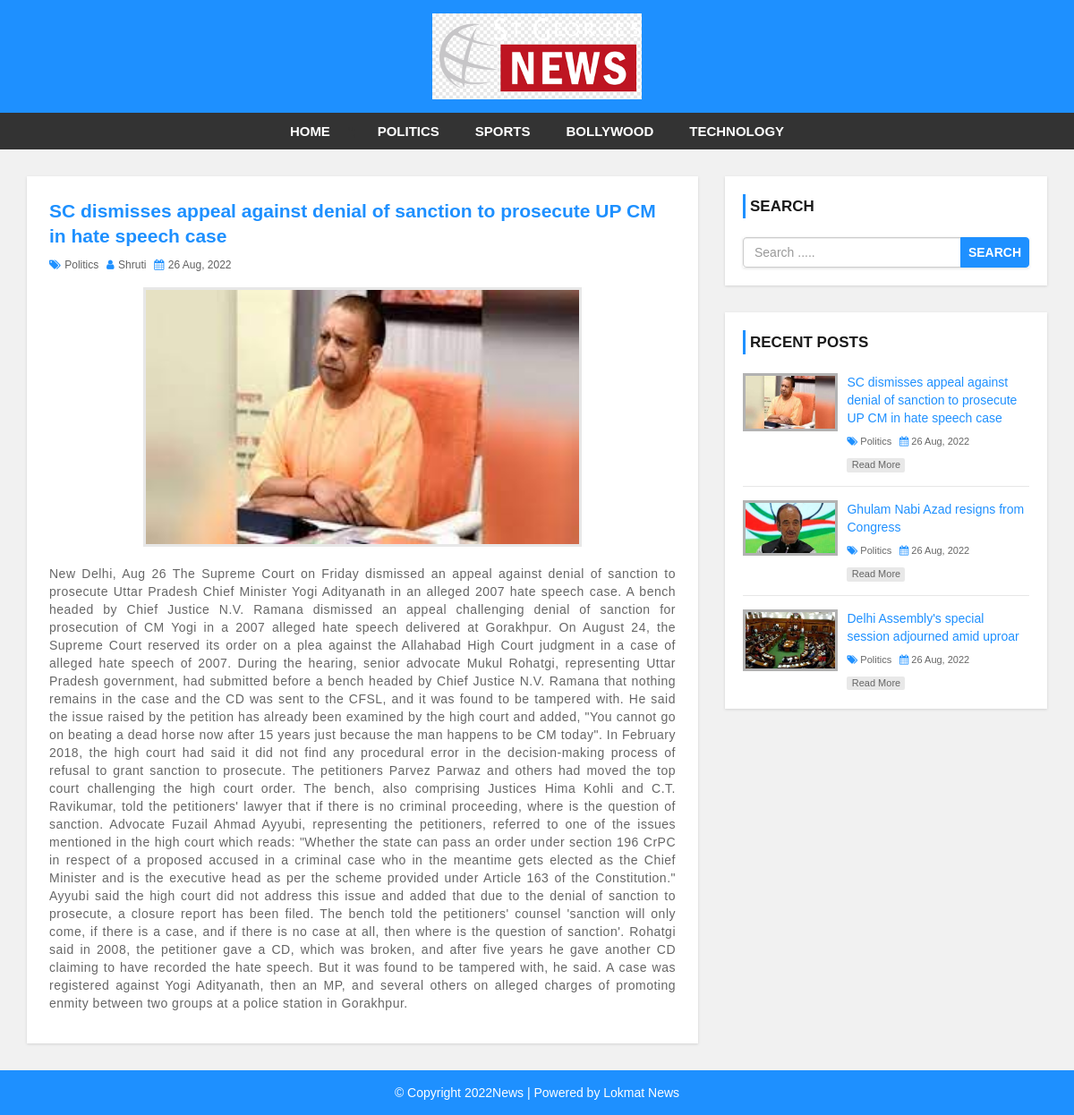
The page /single.php?id=70 on the database its author committed.
### tables this page shows
CREATE TABLE `settings` (
  `websitename` varchar(50) NOT NULL,
  `logo` varchar(50) NOT NULL,
  `footerdesc` varchar(255) NOT NULL
);

CREATE TABLE `category` (
  `category_id` int(11) NOT NULL,
  `category_name` varchar(100) NOT NULL,
  `post` int(11) NOT NULL DEFAULT 0
);

CREATE TABLE `post` (
  `post_id` int(11) NOT NULL,
  `title` varchar(100) NOT NULL,
  `description` text NOT NULL,
  `category` varchar(100) NOT NULL,
  `post_date` varchar(50) NOT NULL,
  `author` int(11) NOT NULL,
  `post_img` varchar(100) NOT NULL
);

CREATE TABLE `user` (
  `user_id` int(10) UNSIGNED NOT NULL,
  `first_name` varchar(30) NOT NULL,
  `last_name` varchar(30) NOT NULL,
  `username` varchar(30) DEFAULT NULL,
  `password` varchar(40) DEFAULT NULL,
  `role` int(11) NOT NULL
);

### admin/config.php (called while the page is built, shortened)
<?php
     $hostName = "http://localhost/php/PHP_NewsProject/news-template";
?>

### single.php (the view)
<?php include 'header.php'; ?>
    <div id="main-content">
        <div class="container">
            <div class="row">
                <div class="col-md-8">
                    <div class="post-container">
                    <?php
                                    include 'admin/config.php';
                                    $post_id = $_GET['id'];
                                      $sql = "SELECT post.post_id, post.title, post.description, post.post_date,post.author, category.category_name, user.username,post.category  ,post.post_img FROM post
                                      LEFT JOIN category on post.category = category.category_id
                                      LEFT JOIN user on post.author = user.user_id WHERE post.post_id = {$post_id}";
                                    $result = mysqli_query($conn, $sql) or die("Query Failed ");
                                    if(mysqli_num_rows($result) > 0){
                                        while($row = mysqli_fetch_assoc($result)){
                    ?>
                        <div class="post-content single-post">
                            <h3><?php echo $row['title']; ?></h3>
                            <div class="post-information">
                                <span>
                                <i class="fa fa-tags" aria-hidden="true"></i>
                                <a href='category.php?cid=<?php echo $row['category'];?>'><?php echo $row['category_name']; ?></a>
                                </span>
                                <span>
                                    <i class="fa fa-user" aria-hidden="true"></i>
                                    <a href='author.php?aid=<?php echo $row['author'];?>'><?php echo $row['username']; ?></a>
                                </span>
                                <span>
                                    <i class="fa fa-calendar" aria-hidden="true"></i>
                                    <?php echo $row['post_date']; ?>
                                </span>
                            </div>
                            <img class="single-feature-image" src="admin/upload/<?php echo $row['post_img']; ?>" alt=""/>
                            <p class="description">
                            <?php echo $row['description']; ?>
                            </p>
                        </div>
                        <?php
                                    }}else{echo"<h2>no record found</h2>";}
                        ?>
                    </div>
                </div>
                <?php include 'sidebar.php'; ?>
            </div>
        </div>
    </div>
<?php include 'footer.php'; ?>

### header.php (shortened to what this page needs)
<?php
include 'admin/config.php';
?>
<!DOCTYPE html>
<html lang="en">
<head>
    <link rel="stylesheet" href="css/bootstrap.min.css" />
    <link rel="stylesheet" href="css/font-awesome.css">
    <link rel="stylesheet" href="css/style.css">
</head>
<body>
<div id="header">
    <div class="container">
        <div class="row">
            <div class=" col-md-offset-4 col-md-4">
                <?php
                 include "admin/config.php";
                 $sql = "SELECT *FROM settings";
                 $result = mysqli_query($conn, $sql) or die("Query Failed ");
                 if(mysqli_num_rows($result) > 0){
                  while($row = mysqli_fetch_assoc($result)){
                    if($row['logo'] == ""){
                         echo '<a href="index.php"><h1>'.$row['websitename'].'</h1></a>';
                    }else{
                          echo '<a href="index.php" id="logo">
                                      <img src="admin/images/'.$row['logo'].'";>
                                </a>';
                    }
                    ?>
                <?php }}?>
            </div>
        </div>
    </div>
</div>
<div id="menu-bar">
    <div class="container">
        <div class="row">
            <div class="col-md-12">
                <?php
                include 'admin/config.php';
                $sql = "SELECT *FROM category WHERE post > 0 ";
                $result = mysqli_query($conn, $sql) or die("Query Failed .: category");
                if(mysqli_num_rows($result) > 0){
                    $active = "";
                ?>
                <ul class='menu'>
                   <li><a class='{$active}' href='<?php echo $hostName; ?>'>Home</a></li>";
                    <?php  while($row = mysqli_fetch_assoc($result)){
                        echo "<li><a class='{$active}' href='category.php?cid={$row['category_id']}'>
                        {$row['category_name']}
                        </a></li>";
                   }
                 ?>
                </ul>
                <?php
                }
                ?>
            </div>
        </div>
    </div>
</div>

### sidebar.php
<div id="sidebar" class="col-md-4">
    <div class="search-box-container">
        <h4>Search</h4>
        <form class="search-post" action="search.php" method ="GET">
            <div class="input-group">
                <input type="text" name="search" class="form-control" placeholder="Search .....">
                <span class="input-group-btn">
                    <button type="submit" class="btn btn-danger">Search</button>
                </span>
            </div>
        </form>
    </div>
    <div class="recent-post-container">
        <h4>Recent Posts</h4>
        <?php
                                    include 'admin/config.php';
                                    $limit = 3;
                                      $sql = "SELECT post.post_id, post.title, post.description, post.post_date,post.category ,post.post_img  ,category.category_name, user.username  FROM post
                                      LEFT JOIN category on post.category = category.category_id
                                      LEFT JOIN user on post.author = user.user_id
                                      ORDER BY post.post_id DESC LIMIT {$limit}";
                                    $result = mysqli_query($conn, $sql) or die("Query Failed : Resend Post");
                                    if(mysqli_num_rows($result) > 0){
                                        while($row = mysqli_fetch_assoc($result)){
                        ?>
        <div class="recent-post">
            <a class="post-img" href="">
            <img src="admin/upload/<?php echo $row['post_img']; ?>" alt="" />
            </a>
            <div class="post-content">
                <h5><a href='single.php?id=<?php echo $row['post_id'];?>'><?php echo $row['title']; ?></a></h5>
                <span>
                    <i class="fa fa-tags" aria-hidden="true"></i>
                    <a href='category.php?cid=<?php echo $row['category'];?>'>
                    <?php echo $row['category_name']; ?></a>
                </span>
                <span>
                    <i class="fa fa-calendar" aria-hidden="true"></i>
                    <?php echo $row['post_date']; ?>
                </span>
                <a class="read-more" href='single.php?id=<?php echo $row['post_id'];?>'>read more</a>
            </div>
        </div>
                      <?php
                           }}
                      ?>
    </div>
</div>

### footer.php
<div id ="footer">
    <div class="container">
        <div class="row">
            <div class="col-md-12">
            <?php
               include "admin/config.php";
               $sql = "SELECT *FROM settings";
               $result = mysqli_query($conn, $sql) or die("Query Failed ");
               if(mysqli_num_rows($result) > 0){
                while($row = mysqli_fetch_assoc($result)){
            ?>
                <span><?php echo $row['footerdesc'] ?></span>
            <?php
                }}
            ?>
            </div>
        </div>
    </div>
</div>
</body>
</html>

### css/style.css (style rules this page uses)
body { background: #f1f1f1; font-family: sans-serif,arial,Helvetica; }
a, a:hover, a:focus { text-decoration: none; outline: none; }
ul { margin:0; padding:0; list-style:none; }
form { background: #fff; padding: 25px; box-shadow:0 1px 3px rgba(0, 0, 0, 0.13); }
#header { background: #1e90ff; text-align: center; padding: 15px; }
#logo { display: inline-block; width: 65%; }
#logo img { width: 100%; }
#menu-bar { background: #333; text-align: center; }
#menu-bar .menu > li { display: inline-block; }
.menu > li > a { padding: 10px 20px; display: block; text-transform: uppercase; color: #fff; font-size: 15px; font-weight:600; transition:all 0.5s ease 0s; }
#main-content { padding: 30px 0; min-height: 750px; }
#main-content .post-container { background-color: #fff; padding: 25px; box-shadow: 0 1px 3px rgba(0, 0, 0, 0.13); }
#main-content .post-content { border-bottom: 1px solid #d1d1d1; padding: 0 0 30px; margin-bottom:30px; }
#main-content .post-content img { width: 100%; }
#main-content .post-content h3 { font-size: 21px; line-height: 28px; font-weight: 600; margin: 0 0 7px; }
#main-content .post-content .post-information span { color: #606060; font-size: 12px; text-transform: capitalize; margin: 0 5px 5px 0; display: inline-block; }
#main-content .post-content .post-information i { color: #1e90ff; margin-right: 1px; }
#main-content .post-content .post-information a { color: #606060; text-decoration: none; }
#main-content .post-content p, #main-content .single-post p { color: #666; font-size: 14px; letter-spacing: 0.5px; margin:0 0 10px; }
#main-content .post-content a.read-more { color: #fff; background-color: #1E90FF; font-size: 12px; text-transform: capitalize; padding: 3px 8px; border-radius: 2px; transition: all 0.3s; }
#main-content .single-post { border: none; margin-bottom: 0; padding-bottom: 0; }
#main-content .single-post h3 { color: #1e90ff; }
#main-content .single-post .post-information { margin: 0 0 10px; }
#main-content .single-post p { text-align: justify; }
#main-content .single-post img.single-feature-image { width: 70%; margin: 0 auto 20px; display: block; border: 3px solid #e7e7e7; }
i.fa { color:#222; }
#sidebar h4 { color: #1A1A1A; font-size: 17px; line-height: 27px; font-weight:600; text-transform: uppercase; padding: 0 0 0 5px; margin: 0 0 21px; border-left: 3px solid #1e90ff; }
#sidebar .search-box-container { background-color: #fff; padding: 20px; margin: 0 0 30px; box-shadow: 0 1px 3px rgba(0, 0, 0, 0.13); }
#sidebar .search-post { padding: 0; }
#sidebar .search-post input { color: #606060; }
#sidebar .search-post .btn { font-weight: 600; text-transform: uppercase; padding: 6px 8px; background-color: #1E90FF; border-color: #1E90FF; outline: none; }
#sidebar .recent-post-container { padding: 20px; background: #fff; box-shadow: 0 1px 3px rgba(0, 0, 0, 0.13); }
#sidebar .recent-post { border-bottom: 1px solid #e7e7e7; padding: 0 0 15px; margin: 0 0 15px; }
#sidebar .recent-post:last-child { margin: 0; padding: 0; border: none; }
#sidebar .recent-post .post-img { display: inline-block; width: 33%; border: 3px solid rgba(0,0,0,0.3); vertical-align: top; transition: border .3s; }
#sidebar .recent-post .post-img img { width: 100%; }
#sidebar .recent-post .post-content { width: 65%; display: inline-block; border: none; padding: 0 0 0 7px; margin: 0; }
#sidebar .recent-post h5 { font-size: 14px; line-height: 20px; margin: 0 0 5px; }
#sidebar .recent-post h5 a { color: #1E90FF; }
#sidebar .recent-post span { color: #666; font-size: 11px; display: inline-block; margin: 0 5px 10px 0; }
#sidebar .recent-post span a { color: #666; }
#sidebar .recent-post span i { color: #1E90FF; }
#sidebar .recent-post a.read-more { color: #666; background-color: rgba(0,0,0,0.09); width: 65px; font-size: 11px; text-align: center; padding: 0; display: block; transition: all 0.3s; }
#footer { color: #fff; padding:15px 0; text-align:center; background-color:#1e90ff; }

### rows shown on the page
settings: logo (picture), footerdesc "© Copyright 2022News | Powered by Lokmat News"
category: category_name "POLITICS"
category: category_name "SPORTS"
category: category_name "BOLLYWOOD"
category: category_name "TECHNOLOGY"
post: title "SC dismisses appeal against denial of sanction to prosecute UP CM in hate speech case", category.category_name "Politics", user.username "Shruti", post_date "26 Aug, 2022", post_img (picture), description "New Delhi, Aug 26 The Supreme Court on Friday dismissed an appeal against denial of sanction to prosecute Uttar Pradesh Chief Minister Yogi Adityanath in an alleged 2007 hate speech case. A bench headed by Chief Justice N.V. Ramana dismissed an appeal challenging denial of sanction for prosecution of CM Yogi in a 2007 alleged hate speech delivered at Gorakhpur. On August 24, the Supreme Court reserved its order on a plea against the Allahabad High Court judgment in a case of alleged hate speech of 2007. During the hearing, senior advocate Mukul Rohatgi, representing Uttar Pradesh government, had submitted before a bench headed by Chief Justice N.V. Ramana that nothing remains in the case…"
post: post_img (picture), title "Ghulam Nabi Azad resigns from Congress", category.category_name "Politics", post_date "26 Aug, 2022"
post: post_img (picture), title "Delhi Assembly's special session adjourned amid uproar", category.category_name "Politics", post_date "26 Aug, 2022"
